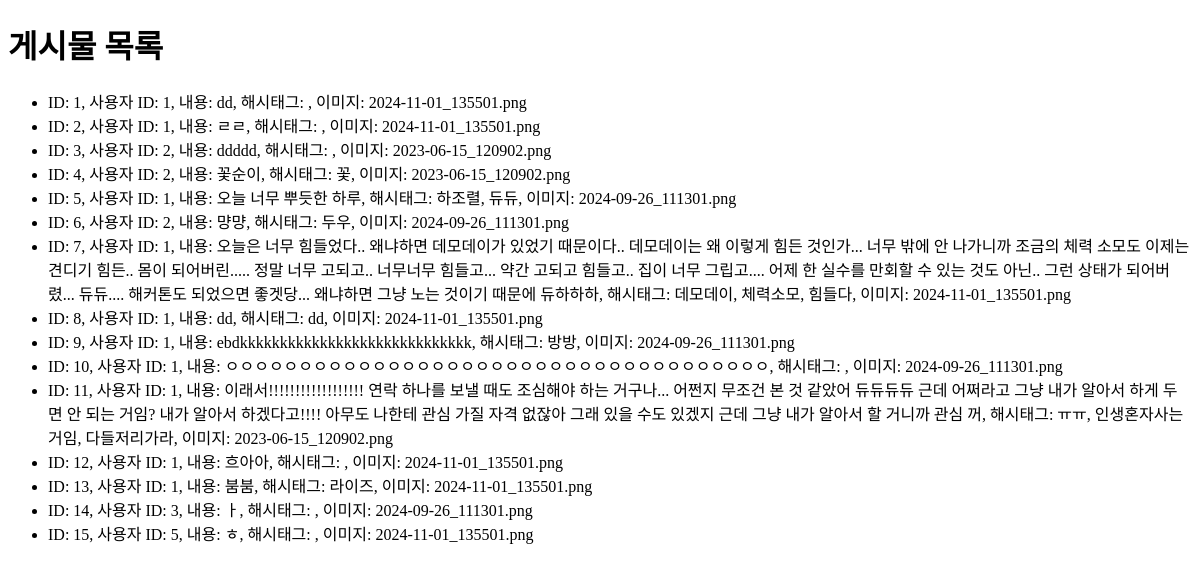
Page /posts on the earlier database version.
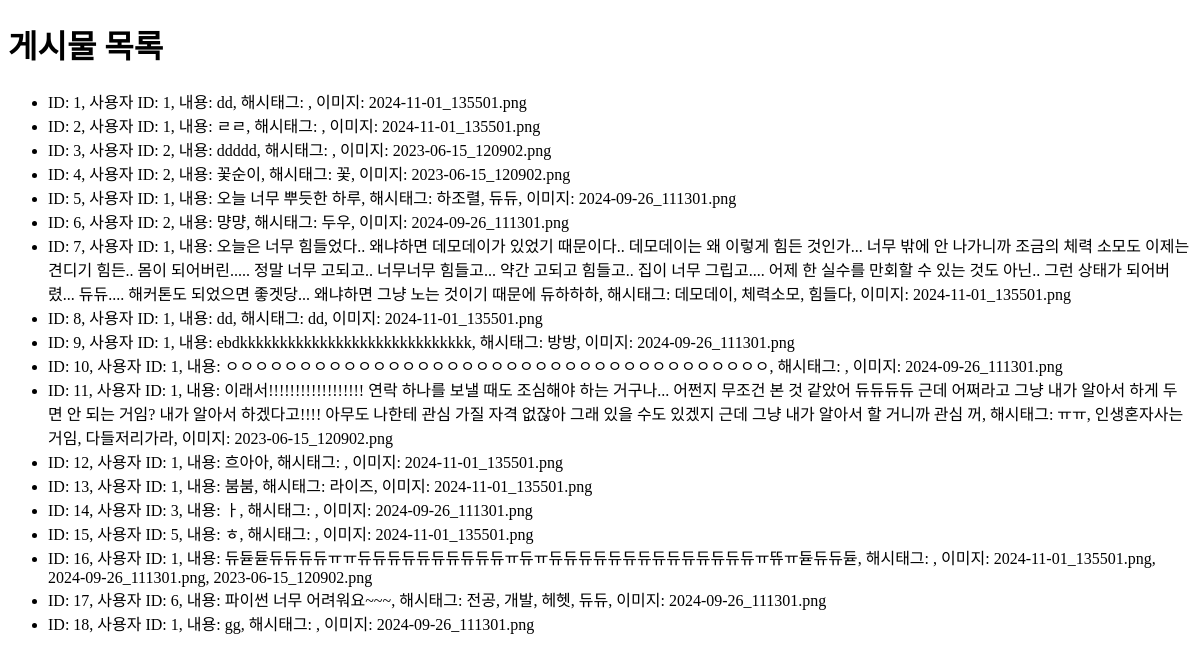
Same page on the later database version.
### app.py (models this page shows)
class Post(db.Model):
    id = db.Column(db.Integer, primary_key=True)
    user_id = db.Column(db.Integer, db.ForeignKey('user.id'), nullable=False)
    content = db.Column(db.Text, nullable=False)  # 이 줄이 추가되었는지 확인
    image_filename = db.Column(db.String(200))
    hashtags = db.Column(db.String(500))
    color = db.Column(db.String(7), default='#000000')

### app.py (the view)
@app.route('/posts')
def view_posts():
    all_posts = Post.query.all()  # 모든 포스트 가져오기
    return render_template('posts.html', posts=all_posts)  # posts.html 템플릿 렌더링

### templates/posts.html (shortened to what this page needs)
<!DOCTYPE html>
<html lang="ko">
<head>
</head>
<body>
    <h1>게시물 목록</h1>
    <ul>
        {% for post in posts %}
            <li>
                ID: {{ post.id }},
                사용자 ID: {{ post.user_id }},
                내용: {{ post.content }},
                해시태그: {{ post.hashtags }},
                이미지: {{ post.image_filename }}
            </li>
        {% endfor %}
    </ul>
</body>
</html>

Differences in the rows shown:
added Post: id "16", user_id "1", content "듀듇듇듀듀듀듀ㅠㅠ듀듀듀듀듀듀듀듀듀듀ㅠ듀ㅠ듀듀듀듀듀듀듀듀듀듀듀듀듀듀ㅠ뜌ㅠ듇듀듀듇", image_filename "2024-11-01_135501.png, 2024-09-26_111301.png, 2023-06-15_120902.png"
added Post: id "17", user_id "6", content "파이썬 너무 어려워요~~~", hashtags "전공, 개발, 헤헷, 듀듀", image_filename "2024-09-26_111301.png"
added Post: id "18", user_id "1", content "gg", image_filename "2024-09-26_111301.png"
